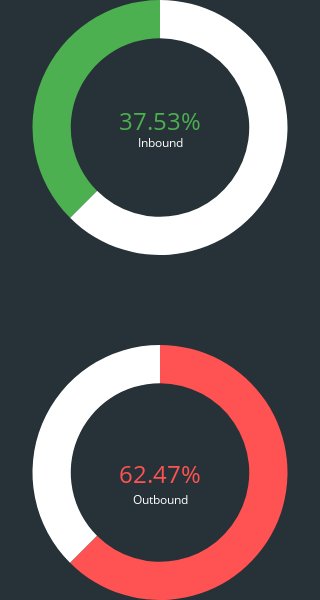

This figure's notebook cell:
### Code cell
import plotly.graph_objects as go
from plotly.subplots import make_subplots

bank_df = df['bank']

# Choose a client ID and query their data
current_id = 6347736874608223396
user_data = bank_df[bank_df['document_id'] == current_id]

# Calculate inbound and outbound totals
inbound_total = user_data[user_data['type'] == 'pix_in']['value'].sum()
outbound_total = user_data[user_data['type'] == 'pix_out']['value'].sum()

# Calculate percentages
total_spending = inbound_total + outbound_total
inbound_percent = round((inbound_total / total_spending) * 100, 2) if total_spending > 0 else 0
outbound_percent = round((outbound_total / total_spending) * 100, 2) if total_spending > 0 else 0
# Create subplots
fig = make_subplots(rows=2, cols=1, specs=[[{'type':'domain'}], [{'type':'domain'}]])

# Add traces for inbound
fig.add_trace(go.Pie(
    values=[inbound_percent, 100-inbound_percent],
    labels=['', ''],
    hole=.7,
    marker_colors=['#4CAF50', '#ffffff'],
    textinfo='none',
    hoverinfo='none',
    showlegend=False
), 1, 1)

# Add traces for outbound
fig.add_trace(go.Pie(
    values=[outbound_percent, 100-outbound_percent],
    labels=['', ''],
    hole=.7,
    marker_colors=['#FF5252', '#ffffff'],
    textinfo='none',
    hoverinfo='none',
    showlegend=False
), 2, 1)

# Add annotations
fig.add_annotation(x=0.5, y=0.78, text="Inbound", showarrow=False)
fig.add_annotation(x=0.5, y=0.83, text=f"{inbound_percent}%", font=dict(size=24, color='#4CAF50'), showarrow=False)

fig.add_annotation(x=0.5, y=0.15, text="Outbound", showarrow=False)
fig.add_annotation(x=0.5, y=0.18, text=f"{outbound_percent}%", font=dict(size=24, color='#FF5252'), showarrow=False)

# Update layout
fig.update_layout(
    height=600,
    width=300,
    paper_bgcolor='#263238',
    plot_bgcolor='#263238',
    margin=dict(t=0, b=0, l=0, r=0),
    font=dict(color='white')
)

fig.show()

### Figure 1 — Plotly figure (JSON) as saved in the notebook; plotly's stock layout.template omitted (floating-point values rounded to 4 significant figures)
{"data": [{"domain": {"x": [0, 1], "y": [0.575, 1]}, "hole": 0.7, "hoverinfo": "none", "labels": ["", ""], "marker": {"colors": ["#4CAF50", "#ffffff"]}, "showlegend": false, "textinfo": "none", "type": "pie", "values": [37.53, 62.47]}, {"domain": {"x": [0, 1], "y": [0, 0.425]}, "hole": 0.7, "hoverinfo": "none", "labels": ["", ""], "marker": {"colors": ["#FF5252", "#ffffff"]}, "showlegend": false, "textinfo": "none", "type": "pie", "values": [62.47, 37.53]}], "layout": {"annotations": [{"showarrow": false, "text": "Inbound", "x": 0.5, "y": 0.78}, {"font": {"color": "#4CAF50", "size": 24}, "showarrow": false, "text": "37.53%", "x": 0.5, "y": 0.83}, {"showarrow": false, "text": "Outbound", "x": 0.5, "y": 0.15}, {"font": {"color": "#FF5252", "size": 24}, "showarrow": false, "text": "62.47%", "x": 0.5, "y": 0.18}], "font": {"color": "white"}, "height": 600, "margin": {"b": 0, "l": 0, "r": 0, "t": 0}, "paper_bgcolor": "#263238", "plot_bgcolor": "#263238", "width": 300}}
